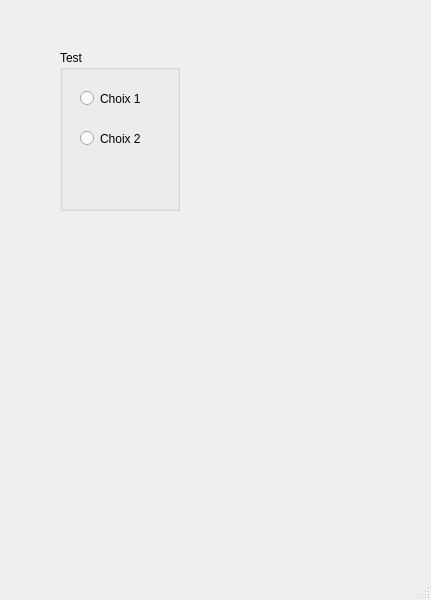
<?xml version="1.0" encoding="UTF-8"?>
<ui version="4.0">
 <class>MainWindow</class>
 <widget class="QMainWindow" name="MainWindow">
  <property name="geometry">
   <rect>
    <x>0</x>
    <y>0</y>
    <width>431</width>
    <height>600</height>
   </rect>
  </property>
  <property name="windowTitle">
   <string>MainWindow</string>
  </property>
  <widget class="QWidget" name="centralwidget">
   <widget class="QGroupBox" name="radioTest">
    <property name="geometry">
     <rect>
      <x>60</x>
      <y>50</y>
      <width>120</width>
      <height>161</height>
     </rect>
    </property>
    <property name="title">
     <string>Test</string>
    </property>
    <widget class="QRadioButton" name="choix1">
     <property name="geometry">
      <rect>
       <x>20</x>
       <y>40</y>
       <width>82</width>
       <height>17</height>
      </rect>
     </property>
     <property name="text">
      <string>Choix 1</string>
     </property>
    </widget>
    <widget class="QRadioButton" name="choix2">
     <property name="geometry">
      <rect>
       <x>20</x>
       <y>80</y>
       <width>82</width>
       <height>17</height>
      </rect>
     </property>
     <property name="text">
      <string>Choix 2</string>
     </property>
    </widget>
   </widget>
  </widget>
  <widget class="QMenuBar" name="menubar">
   <property name="geometry">
    <rect>
     <x>0</x>
     <y>0</y>
     <width>431</width>
     <height>21</height>
    </rect>
   </property>
  </widget>
  <widget class="QStatusBar" name="statusbar"/>
 </widget>
 <resources/>
 <connections/>
</ui>
